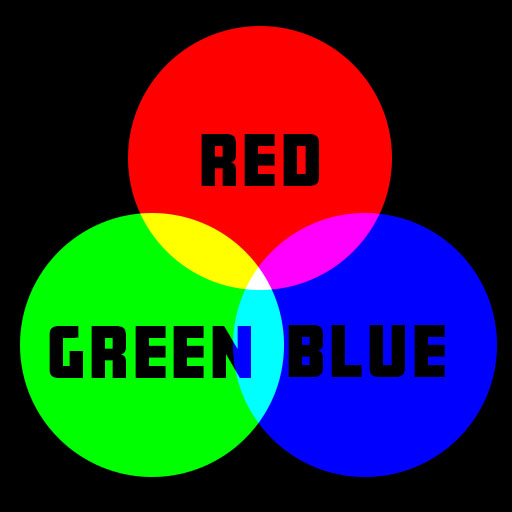
#> input picture images/rgb.jpg, 512 x 512 px
$ jupyter execute 01_BasicManipulation_ScaleCropCopyPaste.ipynb
#> lines starting #> are read from the running program, lines starting #| are printed output that depends on the picture
*This notebook is a part of a series, [Learning image manipulation in Python](#find), that covers the basics of working with images in [OpenCV](https://docs.opencv.org/), [Matplotlib](https://matplotlib.org/users/index.html) and [Numpy](https://numpy.org/doc/).*

# Basic manipulations: Scale, crop, copy and paste

[cell 1]
from matplotlib import pyplot as plt
import cv2

# Convenience function for displaying images
def showImage( image, title="" ):
    plt.imshow(image, cmap='gray')
    plt.axis('off')
    plt.title(title)
    plt.show()

# Load and convert image to RGB in a single line
image = cv2.cvtColor(cv2.imread("images/rgb.jpg"), cv2.COLOR_BGR2RGB)
showImage( image, title='%d high by %d wide, %d channels' % image.shape )

## Scaling an image

You can scale an image in openCV using the [resize()](https://docs.opencv.org/trunk/da/d54/group__imgproc__transform.html#ga47a974309e9102f5f08231edc7e7529d) method. The first argument is the source image, dsize is a tuple containing the width and height.

```python
dst = cv.resize( src, dsize[, dst[, fx[, fy[, interpolation]]]] )
```

[cell 2]
resized_image = cv2.resize(image, (728, 256))
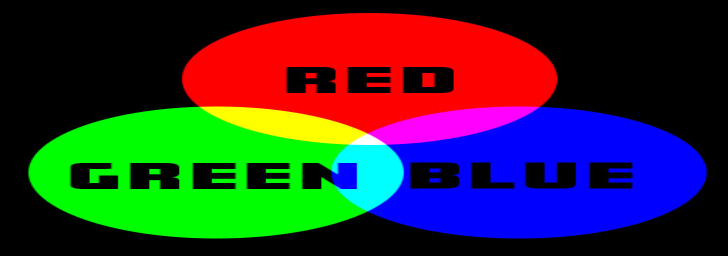
#> resized_image: shape (256, 728, 3); mean R, G, B 49, 46.5, 48.4

showImage( resized_image, title='%d x %d pixels, %d channels' % resized_image.shape )

## Cropping and image

Because cv2 stores images as numpy arrays you can reference a section of an image by using slice notation on the image. Remember that the column (height) proceeds the row (width).

[cell 3]
x = 210  # Horizontal position of upper right corner of crop area
y = 225  # Vertical position of upper right corner of crop area
w = 100  # Width of crop area
h = 100  # Height of crop area

slice = image[y:y+h, x:x+w].copy()
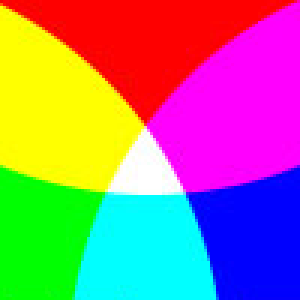
#> slice: shape (100, 100, 3) (shown 3 times larger); mean R, G, B 157.2, 122.7, 130.1

showImage(slice)

Remember this is just a reference to the original image however. If you want a new copy use the `copy()` method.

[cell 4]
slice = image[y:y+h, x:x+w].copy()

showImage(slice)

## Copying and pasting

[cell 5]
# Upper right corner position of cut area
x1 = 210  # Horizontal position
y1 = 225  # Vertical position

# Upper right corner position of paste area
x2 = 350  # Horizontal position
y2 = 50 # Vertical position

# Dimensions of area to copy
w = 100  # Width
h = 100  # Height

slice = image[y1:y1+h, x1:x1+w].copy()

newImage = image.copy()
newImage[y2:y2+h, x2:x2+w] = slice
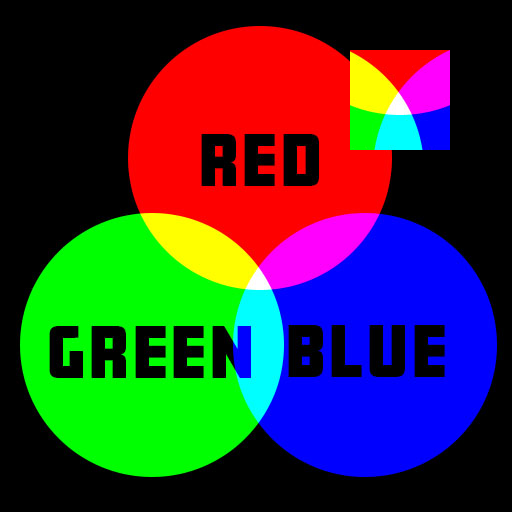
#> newImage: shape (512, 512, 3); mean R, G, B 52.6, 51.2, 53.3

f, images = plt.subplots(1, 3, figsize=(18, 16))

images[0].imshow(image)
images[0].title.set_text('Original')
images[0].axis('off')
images[1].imshow(slice)
images[1].title.set_text('Slice')
images[1].axis('off')
images[2].imshow(newImage)
images[2].title.set_text('New image')
images[2].axis('off')
plt.show()
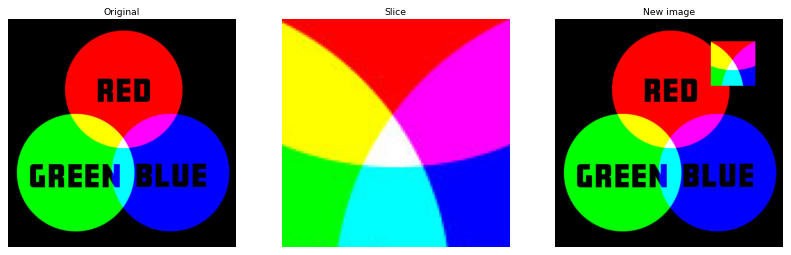
#> figure drawn by matplotlib, 3 panels

$ run again, with images/checker.png saved as images/rgb.jpg
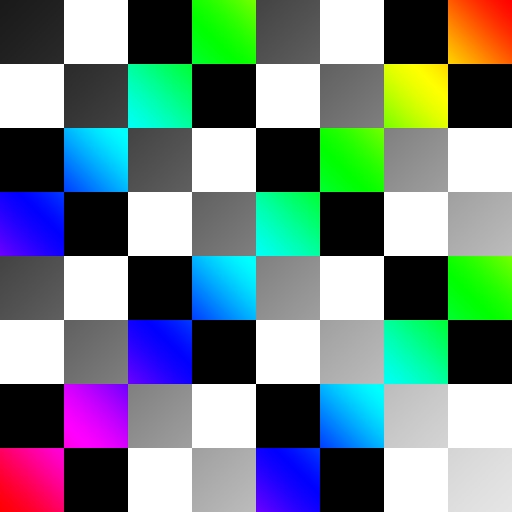
#> input picture images/checker.png, 512 x 512 px
#> `slice = image[y:y+h, x:x+w].copy()`:
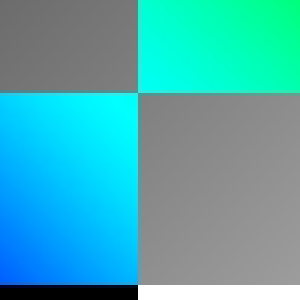
#> slice: shape (100, 100, 3) (shown 3 times larger); mean R, G, B 72.9, 172.3, 179.8
#> newImage: shape (512, 512, 3); mean R, G, B 109.6, 133.1, 137.3
#> `plt.show()`:
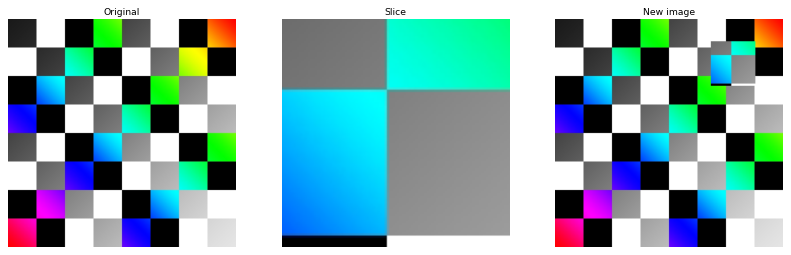
#> figure drawn by matplotlib, 3 panels
